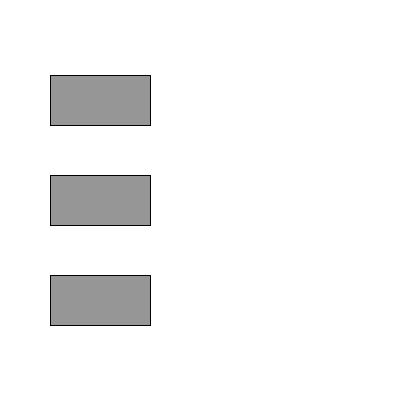
Frame 1 (no input)
Frame 60 (the mouse pressed at the canvas centre just before this capture): identical to frame 1, image omitted
Frame 120 (the mouse held since frame 60 and released just before this capture): identical to frame 1, image omitted

The Processing sketch that drew this single still picture (run headless with seeded random() and noise(); from frame 60 on, the mouse is pressed at the canvas centre):

// Processing sketch: sketch_1_buttonControl
// ── sketch_1_buttonControl.pde
void setup(){
  size(400,400);
  background(255);
  smooth();
}
void draw()
{
rectMode(CENTER);
if (mouseY > 50 && mouseY < 150 && mouseX >50 && mouseX < 150) {
    fill(255, 0, 0);  // red colour
    rect(100,100,100,50);
    }  else{
        fill(150);
        rect(100,100,100,50);
      }
if (mouseY > 150 && mouseY < 250 && mouseX >50 && mouseX < 150) {
    fill(0, 255, 0);  // blue colour
    rect(100,200,100,50);
    }  else{
        fill(150);
        rect(100,200,100,50);
      }
if (mouseY > 250 && mouseY < 350 && mouseX >50 && mouseX < 150){
    fill(0, 0, 255);  // green colour
    rect(100,300,100,50);
    }  else{
        fill(150);
        rect(100,300,100,50);
      }     
}
